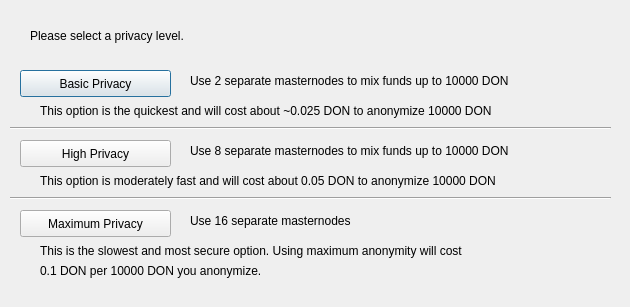
<?xml version="1.0" encoding="UTF-8"?>
<ui version="4.0">
 <class>ObfuscationConfig</class>
 <widget class="QDialog" name="ObfuscationConfig">
  <property name="geometry">
   <rect>
    <x>0</x>
    <y>0</y>
    <width>630</width>
    <height>307</height>
   </rect>
  </property>
  <property name="windowTitle">
   <string>Configure Obfuscation</string>
  </property>
  <widget class="QPushButton" name="buttonBasic">
   <property name="geometry">
    <rect>
     <x>20</x>
     <y>70</y>
     <width>151</width>
     <height>27</height>
    </rect>
   </property>
   <property name="text">
    <string>Basic Privacy</string>
   </property>
  </widget>
  <widget class="QPushButton" name="buttonHigh">
   <property name="geometry">
    <rect>
     <x>20</x>
     <y>140</y>
     <width>151</width>
     <height>27</height>
    </rect>
   </property>
   <property name="text">
    <string>High Privacy</string>
   </property>
  </widget>
  <widget class="QPushButton" name="buttonMax">
   <property name="geometry">
    <rect>
     <x>20</x>
     <y>210</y>
     <width>151</width>
     <height>27</height>
    </rect>
   </property>
   <property name="text">
    <string>Maximum Privacy</string>
   </property>
  </widget>
  <widget class="QLabel" name="label">
   <property name="geometry">
    <rect>
     <x>30</x>
     <y>20</y>
     <width>571</width>
     <height>31</height>
    </rect>
   </property>
   <property name="text">
    <string>Please select a privacy level.</string>
   </property>
  </widget>
  <widget class="QLabel" name="label_2">
   <property name="geometry">
    <rect>
     <x>190</x>
     <y>70</y>
     <width>421</width>
     <height>21</height>
    </rect>
   </property>
   <property name="text">
    <string>Use 2 separate masternodes to mix funds up to 10000 DON</string>
   </property>
  </widget>
  <widget class="QLabel" name="label_3">
   <property name="geometry">
    <rect>
     <x>190</x>
     <y>140</y>
     <width>411</width>
     <height>21</height>
    </rect>
   </property>
   <property name="text">
    <string>Use 8 separate masternodes to mix funds up to 10000 DON</string>
   </property>
  </widget>
  <widget class="QLabel" name="label_4">
   <property name="geometry">
    <rect>
     <x>190</x>
     <y>210</y>
     <width>421</width>
     <height>21</height>
    </rect>
   </property>
   <property name="text">
    <string>Use 16 separate masternodes</string>
   </property>
  </widget>
  <widget class="QLabel" name="label_6">
   <property name="geometry">
    <rect>
     <x>40</x>
     <y>100</y>
     <width>561</width>
     <height>21</height>
    </rect>
   </property>
   <property name="text">
    <string>This option is the quickest and will cost about ~0.025 DON to anonymize 10000 DON</string>
   </property>
  </widget>
  <widget class="QLabel" name="label_7">
   <property name="geometry">
    <rect>
     <x>40</x>
     <y>170</y>
     <width>561</width>
     <height>21</height>
    </rect>
   </property>
   <property name="text">
    <string>This option is moderately fast and will cost about 0.05 DON to anonymize 10000 DON</string>
   </property>
  </widget>
  <widget class="QLabel" name="label_8">
   <property name="geometry">
    <rect>
     <x>40</x>
     <y>240</y>
     <width>561</width>
     <height>21</height>
    </rect>
   </property>
   <property name="text">
    <string>This is the slowest and most secure option. Using maximum anonymity will cost</string>
   </property>
  </widget>
  <widget class="QLabel" name="label_9">
   <property name="geometry">
    <rect>
     <x>40</x>
     <y>260</y>
     <width>561</width>
     <height>21</height>
    </rect>
   </property>
   <property name="text">
    <string>0.1 DON per 10000 DON you anonymize.</string>
   </property>
  </widget>
  <widget class="Line" name="line">
   <property name="geometry">
    <rect>
     <x>10</x>
     <y>120</y>
     <width>601</width>
     <height>16</height>
    </rect>
   </property>
   <property name="orientation">
    <enum>Qt::Horizontal</enum>
   </property>
  </widget>
  <widget class="Line" name="line_2">
   <property name="geometry">
    <rect>
     <x>10</x>
     <y>190</y>
     <width>601</width>
     <height>16</height>
    </rect>
   </property>
   <property name="orientation">
    <enum>Qt::Horizontal</enum>
   </property>
  </widget>
 </widget>
 <resources/>
 <connections/>
</ui>
